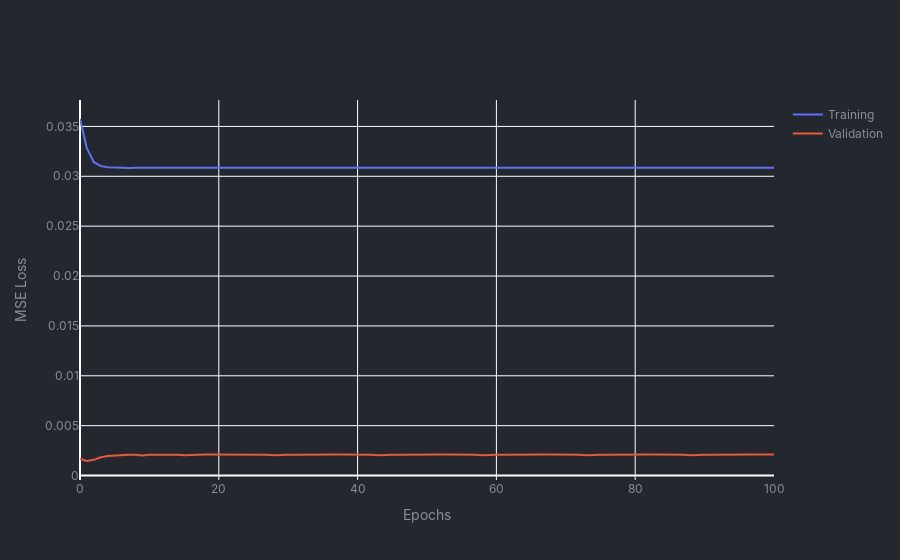
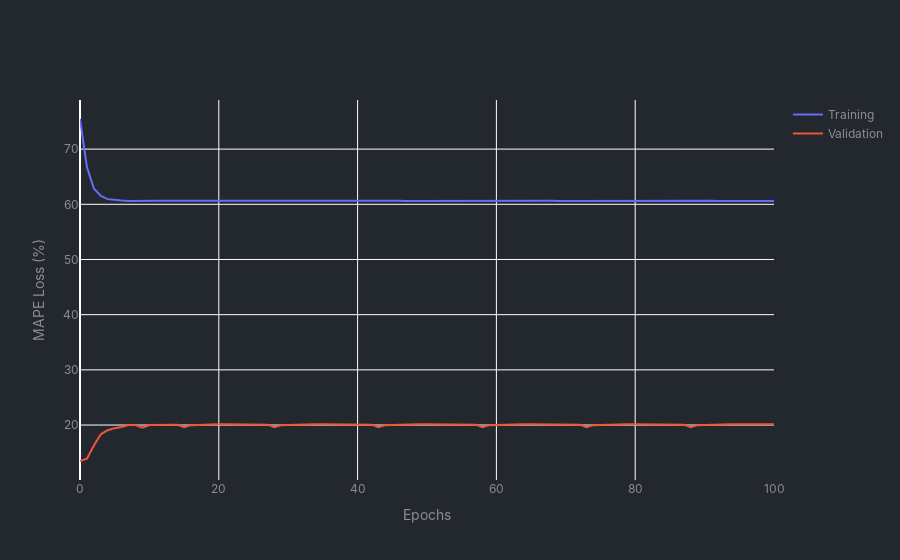

Notebook source saved alongside these figures, in order:
### Code cell
ft_handler.plot_training_results()
